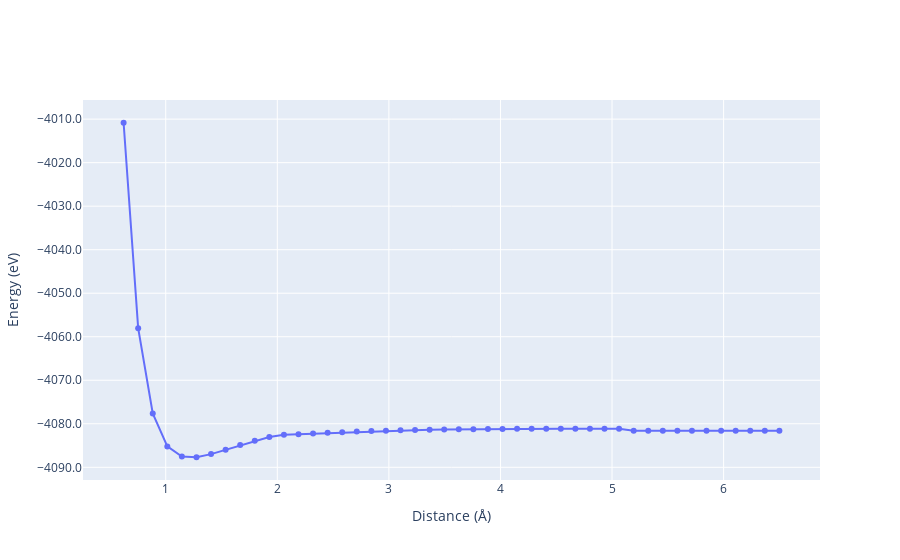

Source (notebook cell):
### Code cell
# plot with plotly
fig = go.Figure()
fig.add_trace(
    go.Scatter(
        x=oo_gaussian_result_df_min["distance"],
        y=oo_gaussian_result_df_min["energy"],
        mode="lines+markers",
        name="O-O"
    )
)
fig.update_layout(legend_title_text = "O-O")
fig.update_xaxes(title_text="Distance (Å)")
fig.update_yaxes(title_text="Energy (eV)", tickformat=".1f")
fig.show()

### Figure 1 — Plotly figure (JSON) as saved in the notebook; plotly's stock layout.template omitted (floating-point values rounded to 4 significant figures)
{"data": [{"mode": "lines+markers", "name": "O-O", "type": "scatter", "x": [0.6224, 0.7531, 0.8837, 1.014, 1.145, 1.276, 1.406, 1.537, 1.667, 1.798, 1.929, 2.059, 2.19, 2.32, 2.451, 2.582, 2.712, 2.843, 2.973, 3.104, 3.235, 3.365, 3.496, 3.627, 3.757, 3.888, 4.018, 4.149, 4.28, 4.41, 4.541, 4.671, 4.802, 4.933, 5.063, 5.194, 5.324, 5.455, 5.586, 5.716, 5.847, 5.978, 6.108, 6.239, 6.369, 6.5], "y": [-4011.0, -4058.0, -4078.0, -4085.0, -4088.0, -4088.0, -4087.0, -4086.0, -4085.0, -4084.0, -4083.0, -4083.0, -4082.0, -4082.0, -4082.0, -4082.0, -4082.0, -4082.0, -4082.0, -4081.0, -4081.0, -4081.0, -4081.0, -4081.0, -4081.0, -4081.0, -4081.0, -4081.0, -4081.0, -4081.0, -4081.0, -4081.0, -4081.0, -4081.0, -4081.0, -4082.0, -4082.0, -4082.0, -4082.0, -4082.0, -4082.0, -4082.0, -4082.0, -4082.0, -4082.0, -4082.0]}], "layout": {"legend": {"title": {"text": "O-O"}}, "xaxis": {"title": {"text": "Distance (Å)"}}, "yaxis": {"tickformat": ".1f", "title": {"text": "Energy (eV)"}}}}
